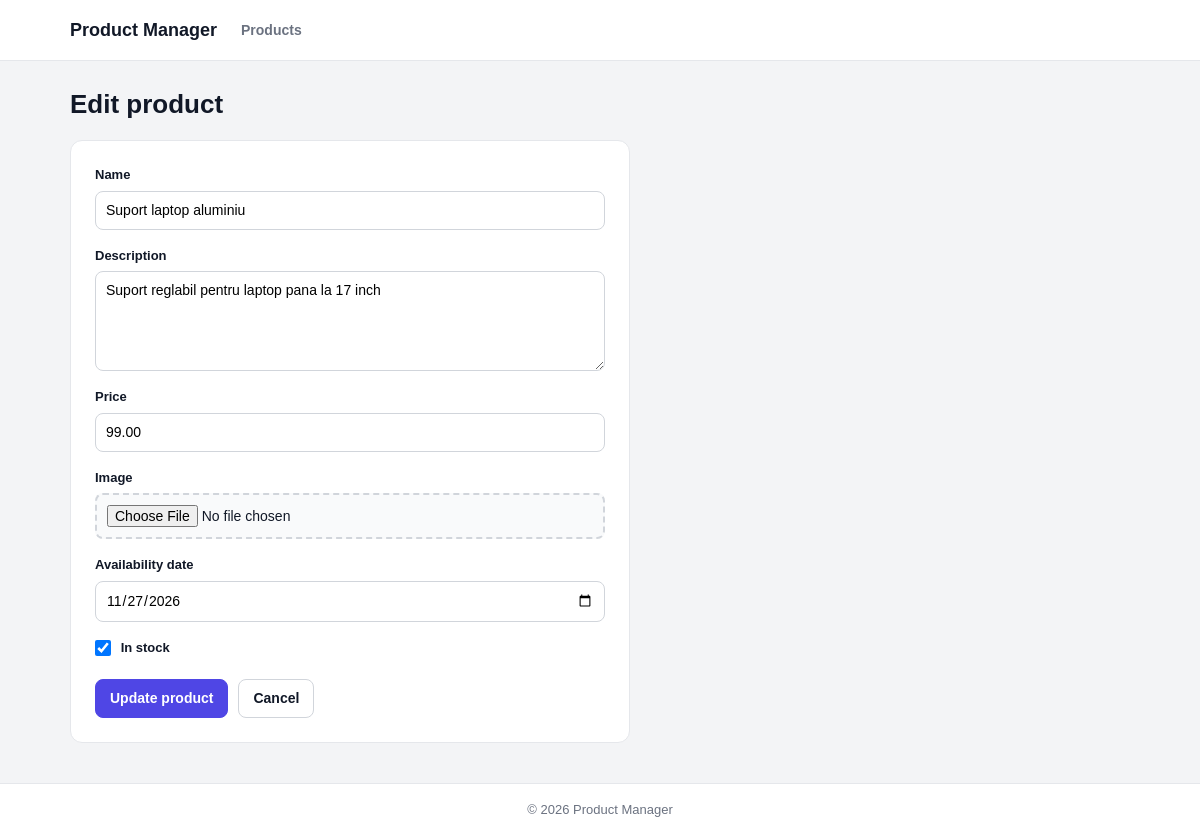
/form.php?id=30, run on the app's committed database.
### tables this page shows
CREATE TABLE products (
    id INT UNSIGNED AUTO_INCREMENT PRIMARY KEY,
    name VARCHAR(255) NOT NULL,
    description TEXT NULL,
    price DECIMAL(10,2) NOT NULL,
    image VARCHAR(255) NULL,
    availability_date DATE NULL,
    in_stock TINYINT(1) NOT NULL DEFAULT 0,
    created_at TIMESTAMP NOT NULL DEFAULT CURRENT_TIMESTAMP,
    updated_at TIMESTAMP NOT NULL DEFAULT CURRENT_TIMESTAMP ON UPDATE CURRENT_TIMESTAMP,
    INDEX idx_products_name (name)
);

### includes/functions.php (called while the page is built, shortened)
<?php
function e($value)
{
    return htmlspecialchars($value ?? '', ENT_QUOTES, 'UTF-8');
}

### form.php (the view, shortened to what this page needs)
<?php
require_once __DIR__ . '/includes/functions.php';
require_once __DIR__ . '/includes/db.php';
$is_edit = isset($_GET['id']);
$product_id = $is_edit ? intval($_GET['id']) : null;
$product = null;
if ($is_edit) {
    $statement = $pdo->prepare(
        'SELECT id, name, description, price, image, availability_date, in_stock
         FROM products
         WHERE id = :id'
    );
    $statement->execute(['id' => $product_id]);
    $product = $statement->fetch();
}
$values = [
    'name' => $product['name'] ?? '',
    'description' => $product['description'] ?? '',
    'price' => $product['price'] ?? '',
    'availability_date' => $product['availability_date'] ?? '',
    'in_stock' => $product ? (bool) $product['in_stock'] : false,
];
require __DIR__ . '/includes/header.php';
?>
<main class="container">
    <h1><?= $is_edit ? 'Edit product' : 'Add product' ?></h1>
    <form class="product-form" method="post" action="form.php<?= $is_edit ? '?id=' . $product_id : '' ?>" enctype="multipart/form-data">
        <label for="name">Name</label>
        <input id="name" name="name" type="text" value="<?= e($values['name']) ?>" required>
        <label for="description">Description</label>
        <textarea id="description" name="description"><?= e($values['description']) ?></textarea>
        <label for="price">Price</label>
        <input id="price" name="price" type="number" step="0.01" min="0" value="<?= e($values['price']) ?>" required>
        <label for="image">Image</label>
        <input id="image" name="image" type="file" accept="image/*">
        <label for="availability_date">Availability date</label>
        <input id="availability_date" name="availability_date" type="date" value="<?= e($values['availability_date']) ?>">
        <label for="in_stock">
            <input id="in_stock" name="in_stock" type="checkbox" value="1" <?= $values['in_stock'] ? 'checked' : '' ?>>
            In stock
        </label>
        <div class="form-actions">
            <button type="submit"><?= $is_edit ? 'Update product' : 'Save product' ?></button>
            <a href="index.php">Cancel</a>
        </div>
    </form>
</main>
<?php require __DIR__ . '/includes/footer.php'; ?>

### assets/css/style.css (style rules this page uses)
* { box-sizing: border-box; }
body { margin: 0; color: #111827; font-family: Arial, sans-serif; font-size: 14px; line-height: 1.5; background: #f3f4f6; }
a { color: #4f46e5; }
h1 { margin: 0 0 16px; font-size: 26px; }
button, input, select, textarea { font: inherit; }
.page-layout main { flex: 1; }
.container { width: 100%; max-width: 1100px; margin: 0 auto; padding: 0 20px; }
main.container { padding-top: 24px; padding-bottom: 40px; }
input[type="text"], input[type="number"], input[type="date"], select, textarea { padding: 8px 10px; border: 1px solid #d1d5db; border-radius: 8px; background: #fff; }
button { padding: 8px 14px; border: 1px solid #d1d5db; border-radius: 8px; font-weight: 600; background: #fff; cursor: pointer; }
.product-form { display: flex; flex-direction: column; gap: 6px; max-width: 560px; padding: 24px; background: #fff; border: 1px solid #e5e7eb; border-radius: 12px; }
.product-form label { margin-top: 10px; font-size: 13px; font-weight: 600; }
.product-form label:first-child { margin-top: 0; }
.product-form textarea { min-height: 100px; resize: vertical; }
.product-form input[type="file"] { padding: 10px; border: 2px dashed #d1d5db; border-radius: 8px; background: #f9fafb; }
.product-form input[type="checkbox"] { width: 16px; height: 16px; margin: 0 6px 0 0; vertical-align: middle; }
.form-actions { display: flex; align-items: center; gap: 10px; margin-top: 16px; }
.form-actions button { color: #fff; border-color: #4f46e5; background: #4f46e5; }
.form-actions a { padding: 8px 14px; border: 1px solid #d1d5db; border-radius: 8px; color: #111827; font-weight: 600; text-decoration: none; background: #fff; }

### data on the page
products: name "Suport laptop aluminiu", description "Suport reglabil pentru laptop pana la 17 inch", price "99.00", availability_date "11/27/2026", in_stock "☑"
